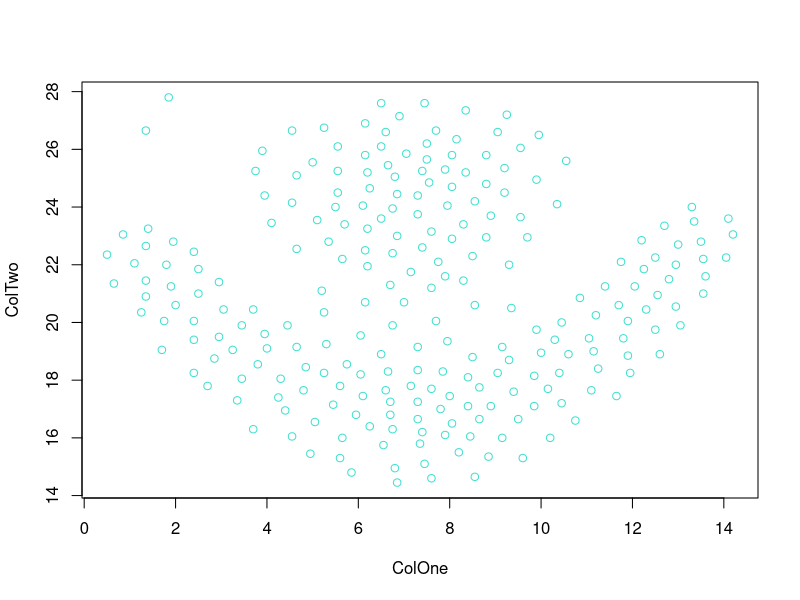

The R script that drew this image: (Note: this script raises an error after producing the figure.)
library(ggplot2)
library(readr)
library(kernlab)

setwd("~/Desktop/DataMining/Final-_Project/")
DataSet <- read.table("FlameDataset.csv",quote ="\"",comment.char ="")
colnames(DataSet) <- c("ColOne","ColTwo","ColThree")
View(DataSet)
flame.data <- DataSet[,1:2]
head(flame.data)
plot(flame.data,col="turquoise")

data.matrix <- as.matrix(flame.data)

sc.Flame <- specc(DataSet, centers=2)
sc.Flame
centers(data.matrix)
size(sc.Flame)
withinss(sc.Flame)
plot(sc.Flame,col=sc.Flame)
class(DataSet)



data(flame.data)
head(spirals)
str(spirals)
class(spirals)
spirals <- as.data.frame(spirals)
class(spirals)
spirals <- as.matrix(spirals)
sc <- specc(spirals, centers=2)

sc
centers(sc)
size(sc)
withinss(sc)

plot(spirals, col=sc)
